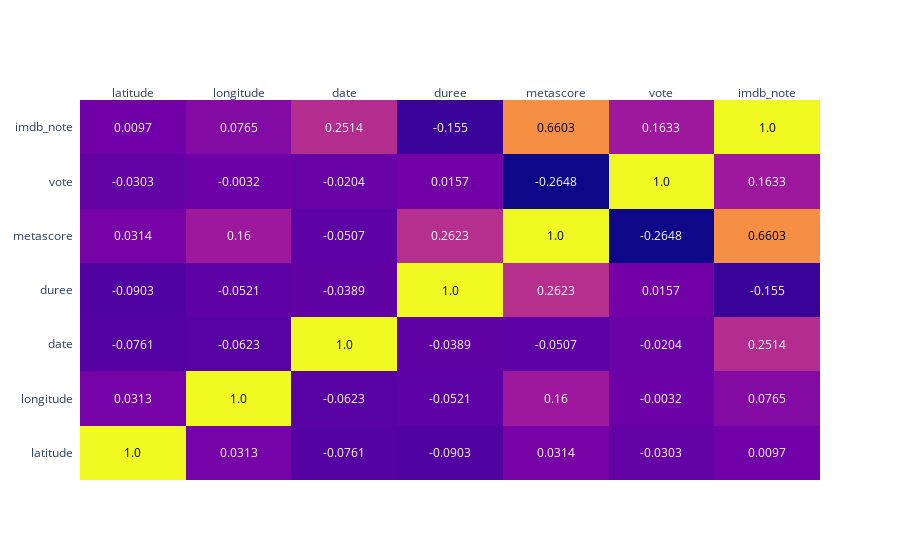

Notebook code cell kept with this figure:
### Markdown cell above
## Graph de correlation

### Code cell
dataset = dataset.drop(columns= ['titre', 'réalisateur', 'producteur', 'imdb_search', 'title', 'resume'])

# Correlation matrix
corr_matrix = dataset.corr()

import plotly.figure_factory as ff

corr_matrix = round(dataset.corr(), 4)

# https://plotly.github.io/plotly.py-docs/generated/plotly.figure_factory.create_annotated_heatmap.html
fig = ff.create_annotated_heatmap(corr_matrix.values,
                                  x = corr_matrix.columns.values.tolist(),
                                  y = corr_matrix.index.values.tolist(),
                                  )


fig.show()

### Figure 1 — Plotly figure (JSON) as saved in the notebook; plotly's stock layout.template omitted (floating-point values rounded to 4 significant figures)
{"data": [{"colorscale": [[0, "#0d0887"], [0.1111, "#46039f"], [0.2222, "#7201a8"], [0.3333, "#9c179e"], [0.4444, "#bd3786"], [0.5556, "#d8576b"], [0.6667, "#ed7953"], [0.7778, "#fb9f3a"], [0.8889, "#fdca26"], [1, "#f0f921"]], "reversescale": false, "showscale": false, "type": "heatmap", "x": ["latitude", "longitude", "date", "duree", "metascore", "vote", "imdb_note"], "y": ["latitude", "longitude", "date", "duree", "metascore", "vote", "imdb_note"], "z": [[1, 0.0313, -0.0761, -0.0903, 0.0314, -0.0303, 0.0097], [0.0313, 1, -0.0623, -0.0521, 0.16, -0.0032, 0.0765], [-0.0761, -0.0623, 1, -0.0389, -0.0507, -0.0204, 0.2514], [-0.0903, -0.0521, -0.0389, 1, 0.2623, 0.0157, -0.155], [0.0314, 0.16, -0.0507, 0.2623, 1, -0.2648, 0.6603], [-0.0303, -0.0032, -0.0204, 0.0157, -0.2648, 1, 0.1633], [0.0097, 0.0765, 0.2514, -0.155, 0.6603, 0.1633, 1]]}], "layout": {"annotations": [{"font": {"color": "#000000"}, "showarrow": false, "text": "1.0", "x": "latitude", "xref": "x", "y": "latitude", "yref": "y"}, {"font": {"color": "#FFFFFF"}, "showarrow": false, "text": "0.0313", "x": "longitude", "xref": "x", "y": "latitude", "yref": "y"}, {"font": {"color": "#FFFFFF"}, "showarrow": false, "text": "-0.0761", "x": "date", "xref": "x", "y": "latitude", "yref": "y"}, {"font": {"color": "#FFFFFF"}, "showarrow": false, "text": "-0.0903", "x": "duree", "xref": "x", "y": "latitude", "yref": "y"}, {"font": {"color": "#FFFFFF"}, "showarrow": false, "text": "0.0314", "x": "metascore", "xref": "x", "y": "latitude", "yref": "y"}, {"font": {"color": "#FFFFFF"}, "showarrow": false, "text": "-0.0303", "x": "vote", "xref": "x", "y": "latitude", "yref": "y"}, {"font": {"color": "#FFFFFF"}, "showarrow": false, "text": "0.0097", "x": "imdb_note", "xref": "x", "y": "latitude", "yref": "y"}, {"font": {"color": "#FFFFFF"}, "showarrow": false, "text": "0.0313", "x": "latitude", "xref": "x", "y": "longitude", "yref": "y"}, {"font": {"color": "#000000"}, "showarrow": false, "text": "1.0", "x": "longitude", "xref": "x", "y": "longitude", "yref": "y"}, {"font": {"color": "#FFFFFF"}, "showarrow": false, "text": "-0.0623", "x": "date", "xref": "x", "y": "longitude", "yref": "y"}, {"font": {"color": "#FFFFFF"}, "showarrow": false, "text": "-0.0521", "x": "duree", "xref": "x", "y": "longitude", "yref": "y"}, {"font": {"color": "#FFFFFF"}, "showarrow": false, "text": "0.16", "x": "metascore", "xref": "x", "y": "longitude", "yref": "y"}, {"font": {"color": "#FFFFFF"}, "showarrow": false, "text": "-0.0032", "x": "vote", "xref": "x", "y": "longitude", "yref": "y"}, {"font": {"color": "#FFFFFF"}, "showarrow": false, "text": "0.0765", "x": "imdb_note", "xref": "x", "y": "longitude", "yref": "y"}, {"font": {"color": "#FFFFFF"}, "showarrow": false, "text": "-0.0761", "x": "latitude", "xref": "x", "y": "date", "yref": "y"}, {"font": {"color": "#FFFFFF"}, "showarrow": false, "text": "-0.0623", "x": "longitude", "xref": "x", "y": "date", "yref": "y"}, {"font": {"color": "#000000"}, "showarrow": false, "text": "1.0", "x": "date", "xref": "x", "y": "date", "yref": "y"}, {"font": {"color": "#FFFFFF"}, "showarrow": false, "text": "-0.0389", "x": "duree", "xref": "x", "y": "date", "yref": "y"}, {"font": {"color": "#FFFFFF"}, "showarrow": false, "text": "-0.0507", "x": "metascore", "xref": "x", "y": "date", "yref": "y"}, {"font": {"color": "#FFFFFF"}, "showarrow": false, "text": "-0.0204", "x": "vote", "xref": "x", "y": "date", "yref": "y"}, {"font": {"color": "#FFFFFF"}, "showarrow": false, "text": "0.2514", "x": "imdb_note", "xref": "x", "y": "date", "yref": "y"}, {"font": {"color": "#FFFFFF"}, "showarrow": false, "text": "-0.0903", "x": "latitude", "xref": "x", "y": "duree", "yref": "y"}, {"font": {"color": "#FFFFFF"}, "showarrow": false, "text": "-0.0521", "x": "longitude", "xref": "x", "y": "duree", "yref": "y"}, {"font": {"color": "#FFFFFF"}, "showarrow": false, "text": "-0.0389", "x": "date", "xref": "x", "y": "duree", "yref": "y"}, {"font": {"color": "#000000"}, "showarrow": false, "text": "1.0", "x": "duree", "xref": "x", "y": "duree", "yref": "y"}, {"font": {"color": "#FFFFFF"}, "showarrow": false, "text": "0.2623", "x": "metascore", "xref": "x", "y": "duree", "yref": "y"}, {"font": {"color": "#FFFFFF"}, "showarrow": false, "text": "0.0157", "x": "vote", "xref": "x", "y": "duree", "yref": "y"}, {"font": {"color": "#FFFFFF"}, "showarrow": false, "text": "-0.155", "x": "imdb_note", "xref": "x", "y": "duree", "yref": "y"}, {"font": {"color": "#FFFFFF"}, "showarrow": false, "text": "0.0314", "x": "latitude", "xref": "x", "y": "metascore", "yref": "y"}, {"font": {"color": "#FFFFFF"}, "showarrow": false, "text": "0.16", "x": "longitude", "xref": "x", "y": "metascore", "yref": "y"}, {"font": {"color": "#FFFFFF"}, "showarrow": false, "text": "-0.0507", "x": "date", "xref": "x", "y": "metascore", "yref": "y"}, {"font": {"color": "#FFFFFF"}, "showarrow": false, "text": "0.2623", "x": "duree", "xref": "x", "y": "metascore", "yref": "y"}, {"font": {"color": "#000000"}, "showarrow": false, "text": "1.0", "x": "metascore", "xref": "x", "y": "metascore", "yref": "y"}, {"font": {"color": "#FFFFFF"}, "showarrow": false, "text": "-0.2648", "x": "vote", "xref": "x", "y": "metascore", "yref": "y"}, {"font": {"color": "#000000"}, "showarrow": false, "text": "0.6603", "x": "imdb_note", "xref": "x", "y": "metascore", "yref": "y"}, {"font": {"color": "#FFFFFF"}, "showarrow": false, "text": "-0.0303", "x": "latitude", "xref": "x", "y": "vote", "yref": "y"}, {"font": {"color": "#FFFFFF"}, "showarrow": false, "text": "-0.0032", "x": "longitude", "xref": "x", "y": "vote", "yref": "y"}, {"font": {"color": "#FFFFFF"}, "showarrow": false, "text": "-0.0204", "x": "date", "xref": "x", "y": "vote", "yref": "y"}, {"font": {"color": "#FFFFFF"}, "showarrow": false, "text": "0.0157", "x": "duree", "xref": "x", "y": "vote", "yref": "y"}, {"font": {"color": "#FFFFFF"}, "showarrow": false, "text": "-0.2648", "x": "metascore", "xref": "x", "y": "vote", "yref": "y"}, {"font": {"color": "#000000"}, "showarrow": false, "text": "1.0", "x": "vote", "xref": "x", "y": "vote", "yref": "y"}, {"font": {"color": "#FFFFFF"}, "showarrow": false, "text": "0.1633", "x": "imdb_note", "xref": "x", "y": "vote", "yref": "y"}, {"font": {"color": "#FFFFFF"}, "showarrow": false, "text": "0.0097", "x": "latitude", "xref": "x", "y": "imdb_note", "yref": "y"}, {"font": {"color": "#FFFFFF"}, "showarrow": false, "text": "0.0765", "x": "longitude", "xref": "x", "y": "imdb_note", "yref": "y"}, {"font": {"color": "#FFFFFF"}, "showarrow": false, "text": "0.2514", "x": "date", "xref": "x", "y": "imdb_note", "yref": "y"}, {"font": {"color": "#FFFFFF"}, "showarrow": false, "text": "-0.155", "x": "duree", "xref": "x", "y": "imdb_note", "yref": "y"}, {"font": {"color": "#000000"}, "showarrow": false, "text": "0.6603", "x": "metascore", "xref": "x", "y": "imdb_note", "yref": "y"}, {"font": {"color": "#FFFFFF"}, "showarrow": false, "text": "0.1633", "x": "vote", "xref": "x", "y": "imdb_note", "yref": "y"}, {"font": {"color": "#000000"}, "showarrow": false, "text": "1.0", "x": "imdb_note", "xref": "x", "y": "imdb_note", "yref": "y"}], "xaxis": {"dtick": 1, "gridcolor": "rgb(0, 0, 0)", "side": "top", "ticks": ""}, "yaxis": {"dtick": 1, "ticks": "", "ticksuffix": "  "}}}
